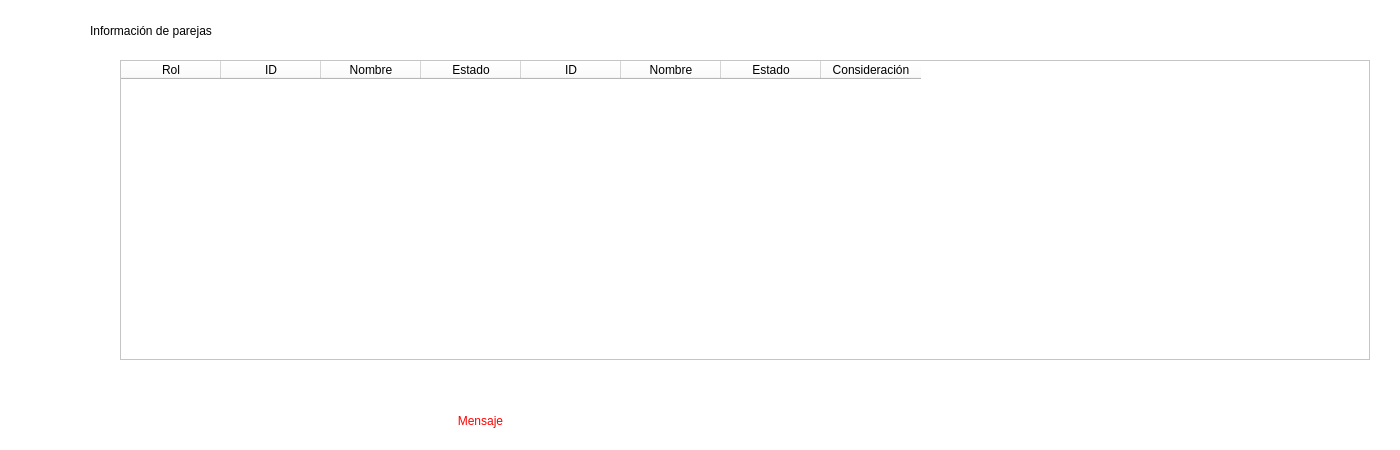
<?xml version="1.0" encoding="UTF-8"?>
<ui version="4.0">
 <class>GetInfoDuos</class>
 <widget class="QDialog" name="GetInfoDuos">
  <property name="windowModality">
   <enum>Qt::ApplicationModal</enum>
  </property>
  <property name="geometry">
   <rect>
    <x>0</x>
    <y>0</y>
    <width>1400</width>
    <height>450</height>
   </rect>
  </property>
  <property name="minimumSize">
   <size>
    <width>1400</width>
    <height>450</height>
   </size>
  </property>
  <property name="maximumSize">
   <size>
    <width>1400</width>
    <height>450</height>
   </size>
  </property>
  <property name="windowTitle">
   <string>Información</string>
  </property>
  <property name="styleSheet">
   <string notr="true">background-color: rgb(255, 255, 255);</string>
  </property>
  <widget class="QTableWidget" name="tblDuosInfo">
   <property name="geometry">
    <rect>
     <x>120</x>
     <y>60</y>
     <width>1250</width>
     <height>300</height>
    </rect>
   </property>
   <property name="minimumSize">
    <size>
     <width>1250</width>
     <height>300</height>
    </size>
   </property>
   <property name="maximumSize">
    <size>
     <width>1250</width>
     <height>300</height>
    </size>
   </property>
   <property name="font">
    <font>
     <family>Segoe UI Black</family>
     <pointsize>9</pointsize>
     <bold>true</bold>
    </font>
   </property>
   <property name="styleSheet">
    <string notr="true">background-color: rgb(255, 255, 255);</string>
   </property>
   <column>
    <property name="text">
     <string>Rol</string>
    </property>
   </column>
   <column>
    <property name="text">
     <string>ID</string>
    </property>
   </column>
   <column>
    <property name="text">
     <string>Nombre</string>
    </property>
   </column>
   <column>
    <property name="text">
     <string>Estado</string>
    </property>
   </column>
   <column>
    <property name="text">
     <string>ID</string>
    </property>
   </column>
   <column>
    <property name="text">
     <string>Nombre</string>
    </property>
   </column>
   <column>
    <property name="text">
     <string>Estado</string>
    </property>
   </column>
   <column>
    <property name="text">
     <string>Consideración</string>
    </property>
   </column>
  </widget>
  <widget class="QLabel" name="lblMensaje2">
   <property name="geometry">
    <rect>
     <x>170</x>
     <y>410</y>
     <width>621</width>
     <height>21</height>
    </rect>
   </property>
   <property name="styleSheet">
    <string notr="true">color: rgb(255, 0, 0);
font: 14pt &quot;Arial&quot;;</string>
   </property>
   <property name="text">
    <string>Mensaje</string>
   </property>
   <property name="alignment">
    <set>Qt::AlignCenter</set>
   </property>
  </widget>
  <widget class="QLabel" name="label_3">
   <property name="geometry">
    <rect>
     <x>90</x>
     <y>10</y>
     <width>261</width>
     <height>41</height>
    </rect>
   </property>
   <property name="styleSheet">
    <string notr="true">font: 900 14pt &quot;Segoe UI Black&quot;;</string>
   </property>
   <property name="text">
    <string>Información de parejas</string>
   </property>
  </widget>
 </widget>
 <resources/>
 <connections/>
</ui>
